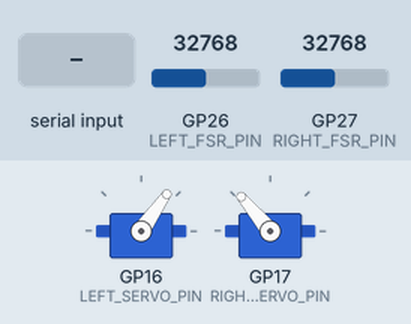
This program was run on a simulated Raspberry Pi Pico running MicroPython. On the bench: 2 × servo. The test bench sets the inputs (shaded band); at power-on: GP26 (LEFT_FSR_PIN) = 32768, GP27 (RIGHT_FSR_PIN) = 32768 (analog values on the 0–65535 scale). Servo angles are drawn from the pulse width (0.5 ms = 0°, 2.5 ms = 180°); what the program prints to the serial console is not drawn.

Above: at 1.2 s.
1.3 s: "c" typed at the serial console, then Enter
At 2.5 s:
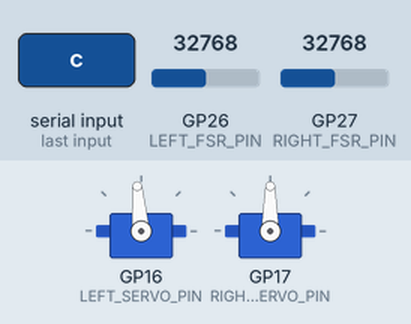
3.6 s: "o" typed at the serial console, then Enter
At 4.05 s:
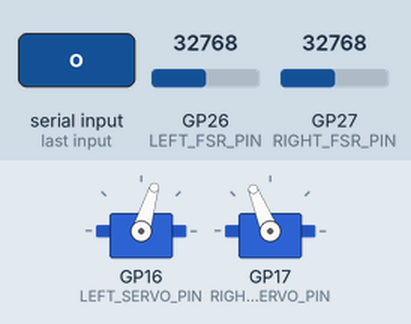
Timing chart, 0 to 6.6 s (numbered marks = the images above; inputs shaded):
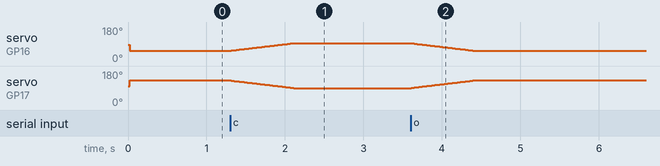

The program:

gripper_fsr_test_final.py
```python
from machine import Pin, PWM, ADC
from time import ticks_ms, ticks_diff, sleep_ms
import sys

try:
    import uselect as select
except ImportError:
    import select


# =====================================================
# Servo Controller
# =====================================================

class ServoController:
    def __init__(
        self,
        pin,
        initial_angle,
        freq=50,
        min_us=500,
        max_us=2500,
        max_angle=180
    ):
        self.pin = pin
        self.freq = freq
        self.min_us = min_us
        self.max_us = max_us
        self.max_angle = max_angle

        self.pwm = PWM(Pin(pin))
        self.pwm.freq(freq)

        self.current_angle = self._clamp_angle(initial_angle)
        self.go_to_angle(self.current_angle)

    def _clamp_angle(self, angle):
        return max(0, min(float(angle), self.max_angle))

    def _angle_to_duty_ns(self, angle):
        angle = self._clamp_angle(angle)

        pulse_us = (
            self.min_us
            + (angle / self.max_angle)
            * (self.max_us - self.min_us)
        )

        return int(pulse_us * 1000)

    def go_to_angle(self, angle):
        """
        Servoyu verilen mutlak açıya gönderir.
        """

        angle = self._clamp_angle(angle)

        self.current_angle = angle
        self.pwm.duty_ns(self._angle_to_duty_ns(angle))

    def move_by(self, delta):
        self.go_to_angle(self.current_angle + delta)

    def deinit(self):
        self.pwm.deinit()


# =====================================================
# FSR Controller
# =====================================================

class FSR:
    def __init__(
        self,
        pin,
        threshold_voltage=2.0,
        window_size=5,
        sample_interval_ms=5,
        vref=3.3,
        active_high=True
    ):
        self.pin = pin
        self.threshold_voltage = threshold_voltage
        self.window_size = window_size
        self.sample_interval_ms = sample_interval_ms
        self.vref = vref
        self.active_high = active_high

        self.threshold_raw = int(
            self.threshold_voltage * 65535 / self.vref
        )

        self.adc = ADC(Pin(pin))

        self.raw_values = []

        self.last_raw = 0
        self.average_raw = 0.0

        self.last_voltage = 0.0
        self.average_voltage = 0.0

        self.pressed_state = False
        self.last_sample_time = ticks_ms()

    def read_raw_data(self):
        self.last_raw = self.adc.read_u16()
        return self.last_raw

    def _update_window(self, raw):
        self.raw_values.append(raw)

        if len(self.raw_values) > self.window_size:
            self.raw_values.pop(0)

    def _calculate_average_raw(self):
        if len(self.raw_values) == 0:
            return 0.0

        return sum(self.raw_values) / len(self.raw_values)

    def update(self):
        now = ticks_ms()

        if ticks_diff(now, self.last_sample_time) < self.sample_interval_ms:
            return self.pressed_state

        self.last_sample_time = now

        raw = self.read_raw_data()
        self._update_window(raw)

        self.last_voltage = (
            self.last_raw * self.vref / 65535
        )

        self.average_raw = self._calculate_average_raw()

        self.average_voltage = (
            self.average_raw * self.vref / 65535
        )

        # Ortalama penceresi dolmadan temas kararı verme.
        if len(self.raw_values) < self.window_size:
            self.pressed_state = False
            return self.pressed_state

        if self.active_high:
            self.pressed_state = (
                self.average_voltage >= self.threshold_voltage
            )
        else:
            self.pressed_state = (
                self.average_voltage <= self.threshold_voltage
            )

        return self.pressed_state

    def is_pressed(self):
        return self.pressed_state

    def get_raw(self):
        return self.last_raw

    def get_average_raw(self):
        return self.average_raw

    def get_voltage(self):
        return self.last_voltage

    def get_average_voltage(self):
        return self.average_voltage


# =====================================================
# Gripper Controller
# =====================================================

class GripperController:
    def __init__(
        self,
        left_servo,
        right_servo,
        left_fsr,
        right_fsr,
        left_mean_angle,
        right_mean_angle,
        open_offset,
        close_offset,
        initial_position="open",
        step_deg=1,
        move_interval_ms=20
    ):
        self.left_servo = left_servo
        self.right_servo = right_servo

        self.left_fsr = left_fsr
        self.right_fsr = right_fsr

        self.left_mean_angle = left_mean_angle
        self.right_mean_angle = right_mean_angle

        self.open_offset = open_offset
        self.close_offset = close_offset

        # Açık konumdaki mutlak açılar
        self.left_open_angle = (
            self.left_mean_angle - self.open_offset
        )

        self.right_open_angle = (
            self.right_mean_angle + self.open_offset
        )

        # FSR algılanmazsa gidilecek maksimum kapanma açıları
        self.left_close_angle = (
            self.left_mean_angle + self.close_offset
        )

        self.right_close_angle = (
            self.right_mean_angle - self.close_offset
        )

        self.step_deg = step_deg
        self.move_interval_ms = move_interval_ms

        self.last_move_time = ticks_ms()
        self.mode = "stop"

        # Kapanma sırasında temas algılandığında kilitlenir.
        self.left_contact = False
        self.right_contact = False

        self._check_angles()
        self.go_to_initial_position(initial_position)

    def _check_angles(self):
        angles = {
            "left_open_angle": self.left_open_angle,
            "right_open_angle": self.right_open_angle,
            "left_close_angle": self.left_close_angle,
            "right_close_angle": self.right_close_angle
        }

        for name, angle in angles.items():
            if angle < 0 or angle > 180:
                raise ValueError(
                    name + " servo aralığı dışında: " + str(angle)
                )

    def go_to_initial_position(self, initial_position):
        initial_position = initial_position.lower()

        if initial_position == "open":
            self.open_immediate()

        elif initial_position == "close":
            self.close_immediate()

        elif initial_position == "mean":
            self.mean_immediate()

        else:
            raise ValueError(
                "initial_position open, close veya mean olmalıdır."
            )

    def open_immediate(self):
        self.left_servo.go_to_angle(self.left_open_angle)
        self.right_servo.go_to_angle(self.right_open_angle)

        self.left_contact = False
        self.right_contact = False
        self.mode = "stop"

        print(
            "Initial open position | Left:",
            self.left_open_angle,
            "| Right:",
            self.right_open_angle
        )

    def close_immediate(self):
        self.left_servo.go_to_angle(self.left_close_angle)
        self.right_servo.go_to_angle(self.right_close_angle)

        self.left_contact = False
        self.right_contact = False
        self.mode = "stop"

        print(
            "Initial closed position | Left:",
            self.left_close_angle,
            "| Right:",
            self.right_close_angle
        )

    def mean_immediate(self):
        self.left_servo.go_to_angle(self.left_mean_angle)
        self.right_servo.go_to_angle(self.right_mean_angle)

        self.left_contact = False
        self.right_contact = False
        self.mode = "stop"

        print(
            "Initial mean position | Left:",
            self.left_mean_angle,
            "| Right:",
            self.right_mean_angle
        )

    def start_opening(self):
        self.left_contact = False
        self.right_contact = False

        self.mode = "open"
        print("Opening gripper...")

    def start_closing(self):
        self.left_contact = False
        self.right_contact = False

        self.mode = "close_fsr"
        print("Closing gripper with FSR control...")

    def stop(self):
        self.mode = "stop"

        print(
            "Gripper stopped | Left:",
            round(self.left_servo.current_angle, 1),
            "| Right:",
            round(self.right_servo.current_angle, 1)
        )

    def _move_servo_towards(self, servo, target_angle):
        current_angle = servo.current_angle
        difference = target_angle - current_angle

        if abs(difference) <= self.step_deg:
            servo.go_to_angle(target_angle)
            return True

        if difference > 0:
            servo.move_by(self.step_deg)
        else:
            servo.move_by(-self.step_deg)

        return False

    def _update_fsr_sensors(self):
        self.left_fsr.update()
        self.right_fsr.update()

    def _print_fsr_stop_data(self, name, servo, fsr):
        print()
        print(name, "FSR contact detected.")
        print(
            "Stopped angle:",
            round(servo.current_angle, 1)
        )
        print(
            "Raw:",
            fsr.get_raw(),
            "| Average raw:",
            round(fsr.get_average_raw(), 1)
        )
        print(
            "Voltage:",
            round(fsr.get_voltage(), 3),
            "V | Average voltage:",
            round(fsr.get_average_voltage(), 3),
            "V"
        )
        print(
            "Threshold:",
            round(fsr.threshold_voltage, 3),
            "V"
        )

    def _update_contact_latches(self):
        """
        FSR teması algılandığında ilgili servoyu durdurur.
        Temas bilgisi mevcut kapanma işlemi boyunca kilitlenir.
        """

        if self.mode != "close_fsr":
            return None

        contact_event = False

        if not self.left_contact and self.left_fsr.is_pressed():
            self.left_contact = True
            contact_event = True

            self._print_fsr_stop_data(
                "Left",
                self.left_servo,
                self.left_fsr
            )

        if not self.right_contact and self.right_fsr.is_pressed():
            self.right_contact = True
            contact_event = True

            self._print_fsr_stop_data(
                "Right",
                self.right_servo,
                self.right_fsr
            )

        if contact_event:
            return "contact"

        return None

    def update(self):
        # Sensörler hareket zamanlamasından bağımsız okunur.
        self._update_fsr_sensors()

        contact_event = self._update_contact_latches()

        now = ticks_ms()

        if ticks_diff(now, self.last_move_time) < self.move_interval_ms:
            return contact_event

        self.last_move_time = now

        if self.mode == "open":
            left_done = self._move_servo_towards(
                self.left_servo,
                self.left_open_angle
            )

            right_done = self._move_servo_towards(
                self.right_servo,
                self.right_open_angle
            )

            if left_done and right_done:
                self.mode = "stop"

                print()
                print(
                    "Gripper opened | Left:",
                    round(self.left_servo.current_angle, 1),
                    "| Right:",
                    round(self.right_servo.current_angle, 1)
                )

                return "open_done"

        elif self.mode == "close_fsr":
            if self.left_contact:
                left_done = True
            else:
                left_done = self._move_servo_towards(
                    self.left_servo,
                    self.left_close_angle
                )

            if self.right_contact:
                right_done = True
            else:
                right_done = self._move_servo_towards(
                    self.right_servo,
                    self.right_close_angle
                )

            if left_done and right_done:
                self.mode = "stop"

                print()
                print("Gripper closing completed.")
                print(
                    "Final angles | Left:",
                    round(self.left_servo.current_angle, 1),
                    "| Right:",
                    round(self.right_servo.current_angle, 1)
                )
                print(
                    "FSR contacts | Left:",
                    self.left_contact,
                    "| Right:",
                    self.right_contact
                )
                print(
                    "Left FSR average:",
                    round(self.left_fsr.get_average_voltage(), 3),
                    "V | Right FSR average:",
                    round(self.right_fsr.get_average_voltage(), 3),
                    "V"
                )

                return "close_done"

        return contact_event

    def print_status(self):
        print()
        print("-----------------------")
        print("Mode:", self.mode)

        print(
            "Angles | Left:",
            round(self.left_servo.current_angle, 1),
            "| Right:",
            round(self.right_servo.current_angle, 1)
        )

        print(
            "Left FSR | Raw:",
            self.left_fsr.get_raw(),
            "| Avg:",
            round(self.left_fsr.get_average_raw(), 1),
            "| Voltage:",
            round(self.left_fsr.get_average_voltage(), 3),
            "V | Pressed:",
            self.left_fsr.is_pressed(),
            "| Latched:",
            self.left_contact
        )

        print(
            "Right FSR | Raw:",
            self.right_fsr.get_raw(),
            "| Avg:",
            round(self.right_fsr.get_average_raw(), 1),
            "| Voltage:",
            round(self.right_fsr.get_average_voltage(), 3),
            "V | Pressed:",
            self.right_fsr.is_pressed(),
            "| Latched:",
            self.right_contact
        )

        print("-----------------------")

    def deinit(self):
        self.left_servo.deinit()
        self.right_servo.deinit()


# =====================================================
# Terminal Helper
# =====================================================

def read_command():
    if select.select([sys.stdin], [], [], 0)[0]:
        return sys.stdin.readline().strip().lower()

    return None


def print_menu():
    print()
    print("-----------------------")
    print("Gripper FSR test")
    print("c + Enter : FSR kontrollü kapat")
    print("o + Enter : aç")
    print("s + Enter : durdur ve mevcut konumu tut")
    print("p + Enter : açı ve FSR değerlerini göster")
    print("q + Enter : çıkış")
    print("-----------------------")
    print("Enter: ", end="")


# =====================================================
# Hardware Settings
# =====================================================

LEFT_SERVO_PIN = 16
RIGHT_SERVO_PIN = 17

LEFT_FSR_PIN = 26
RIGHT_FSR_PIN = 27

LEFT_MEAN_ANGLE = 85
RIGHT_MEAN_ANGLE = 100

OPEN_OFFSET = 30
CLOSE_OFFSET = 10

LEFT_FSR_THRESHOLD_VOLTAGE = 2.0
RIGHT_FSR_THRESHOLD_VOLTAGE = 2.0

FSR_WINDOW_SIZE = 5
FSR_SAMPLE_INTERVAL_MS = 5

STEP_DEG = 1
MOVE_INTERVAL_MS = 20

# "open", "close" veya "mean"
INITIAL_POSITION = "open"


# =====================================================
# Object Definitions
# =====================================================

left_servo = ServoController(
    pin=LEFT_SERVO_PIN,
    initial_angle=LEFT_MEAN_ANGLE,
    max_angle=180
)

right_servo = ServoController(
    pin=RIGHT_SERVO_PIN,
    initial_angle=RIGHT_MEAN_ANGLE,
    max_angle=180
)

left_fsr = FSR(
    pin=LEFT_FSR_PIN,
    threshold_voltage=LEFT_FSR_THRESHOLD_VOLTAGE,
    window_size=FSR_WINDOW_SIZE,
    sample_interval_ms=FSR_SAMPLE_INTERVAL_MS,
    active_high=True
)

right_fsr = FSR(
    pin=RIGHT_FSR_PIN,
    threshold_voltage=RIGHT_FSR_THRESHOLD_VOLTAGE,
    window_size=FSR_WINDOW_SIZE,
    sample_interval_ms=FSR_SAMPLE_INTERVAL_MS,
    active_high=True
)

gripper = GripperController(
    left_servo=left_servo,
    right_servo=right_servo,

    left_fsr=left_fsr,
    right_fsr=right_fsr,

    left_mean_angle=LEFT_MEAN_ANGLE,
    right_mean_angle=RIGHT_MEAN_ANGLE,

    open_offset=OPEN_OFFSET,
    close_offset=CLOSE_OFFSET,

    initial_position=INITIAL_POSITION,

    step_deg=STEP_DEG,
    move_interval_ms=MOVE_INTERVAL_MS
)


# =====================================================
# Main
# =====================================================

print_menu()

try:
    while True:
        command = read_command()

        if command is not None:
            if command == "c":
                gripper.start_closing()

            elif command == "o":
                gripper.start_opening()

            elif command == "s":
                gripper.stop()

            elif command == "p":
                gripper.print_status()

            elif command == "q":
                print()
                print("Exiting...")
                break

            elif command != "":
                print()
                print("Invalid command.")

            # Her terminal komutundan sonra menüyü yeniden yaz.
            if command != "q":
                print_menu()

        event = gripper.update()

        # Temas veya hareket tamamlanınca menüyü yeniden yaz.
        if event is not None:
            print_menu()

        sleep_ms(1)

except KeyboardInterrupt:
    print()
    print("Gripper test stopped.")

finally:
    gripper.deinit()
    print("PWM signals disabled.")
```

Measured:
- after the input at 1.3 s, servo on GP16 (LEFT_SERVO_PIN): moves from 55° to 95° over 0.79 s, starting at once; servo on GP17 (RIGHT_SERVO_PIN): moves from 130° to 90° over 0.79 s, starting at once
- after the input at 3.6 s, servo on GP16 (LEFT_SERVO_PIN): moves from 95° to 55° over 0.79 s, starting at once; servo on GP17 (RIGHT_SERVO_PIN): moves from 90° to 130° over 0.79 s, starting at once
